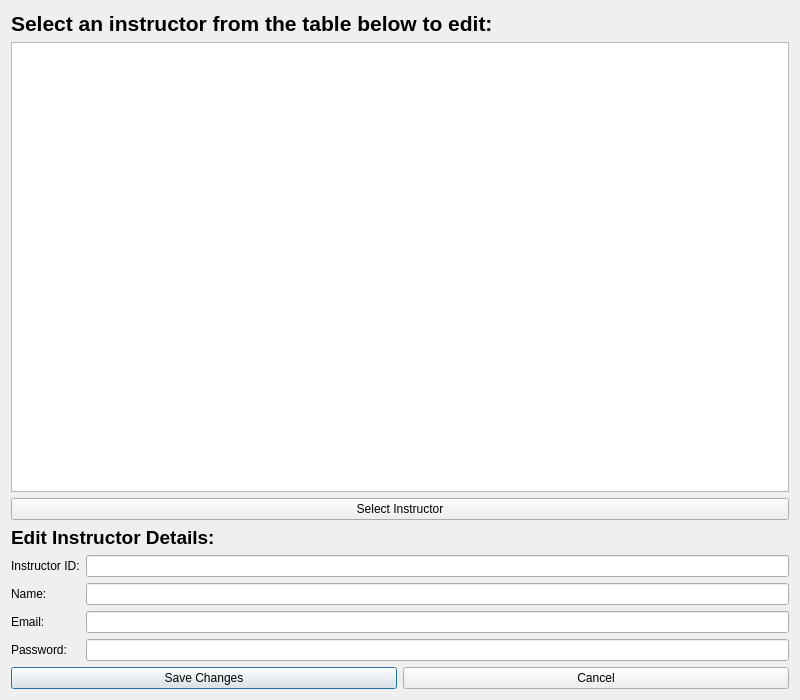
<?xml version="1.0" encoding="UTF-8"?>
<ui version="4.0">
 <class>EditInstructor</class>
 <widget class="QDialog" name="EditInstructor">
  <property name="geometry">
   <rect>
    <x>0</x>
    <y>0</y>
    <width>800</width>
    <height>700</height>
   </rect>
  </property>
  <property name="windowTitle">
   <string>Edit Instructor</string>
  </property>
  <layout class="QVBoxLayout" name="verticalLayout">
   <item>
    <widget class="QLabel" name="label_title">
     <property name="font">
      <font>
       <pointsize>16</pointsize>
       <bold>true</bold>
      </font>
     </property>
     <property name="text">
      <string>Select an instructor from the table below to edit:</string>
     </property>
    </widget>
   </item>
   <item>
    <widget class="QTableWidget" name="tableWidget">
     <property name="minimumSize">
      <size>
       <width>0</width>
       <height>200</height>
      </size>
     </property>
    </widget>
   </item>
   <item>
    <widget class="QPushButton" name="Select_Button">
     <property name="text">
      <string>Select Instructor</string>
     </property>
    </widget>
   </item>
   <item>
    <widget class="QLabel" name="label_edit">
     <property name="font">
      <font>
       <pointsize>14</pointsize>
       <bold>true</bold>
      </font>
     </property>
     <property name="text">
      <string>Edit Instructor Details:</string>
     </property>
    </widget>
   </item>
   <item>
    <layout class="QGridLayout" name="gridLayout">
     <item row="0" column="0">
      <widget class="QLabel" name="label_id">
       <property name="text">
        <string>Instructor ID:</string>
       </property>
      </widget>
     </item>
     <item row="0" column="1">
      <widget class="QLineEdit" name="idLineEdit">
       <property name="readOnly">
        <bool>true</bool>
       </property>
      </widget>
     </item>
     <item row="1" column="0">
      <widget class="QLabel" name="label_name">
       <property name="text">
        <string>Name:</string>
       </property>
      </widget>
     </item>
     <item row="1" column="1">
      <widget class="QLineEdit" name="nameLineEdit"/>
     </item>
     <item row="2" column="0">
      <widget class="QLabel" name="label_email">
       <property name="text">
        <string>Email:</string>
       </property>
      </widget>
     </item>
     <item row="2" column="1">
      <widget class="QLineEdit" name="emailLineEdit"/>
     </item>
     <item row="3" column="0">
      <widget class="QLabel" name="label_password">
       <property name="text">
        <string>Password:</string>
       </property>
      </widget>
     </item>
     <item row="3" column="1">
      <widget class="QLineEdit" name="passwordLineEdit"/>
     </item>
    </layout>
   </item>
   <item>
    <layout class="QHBoxLayout" name="horizontalLayout">
     <item>
      <widget class="QPushButton" name="Save_Button">
       <property name="text">
        <string>Save Changes</string>
       </property>
       <property name="default">
        <bool>true</bool>
       </property>
      </widget>
     </item>
     <item>
      <widget class="QPushButton" name="Cancel_Button">
       <property name="text">
        <string>Cancel</string>
       </property>
      </widget>
     </item>
    </layout>
   </item>
  </layout>
 </widget>
 <resources/>
 <connections/>
</ui>
